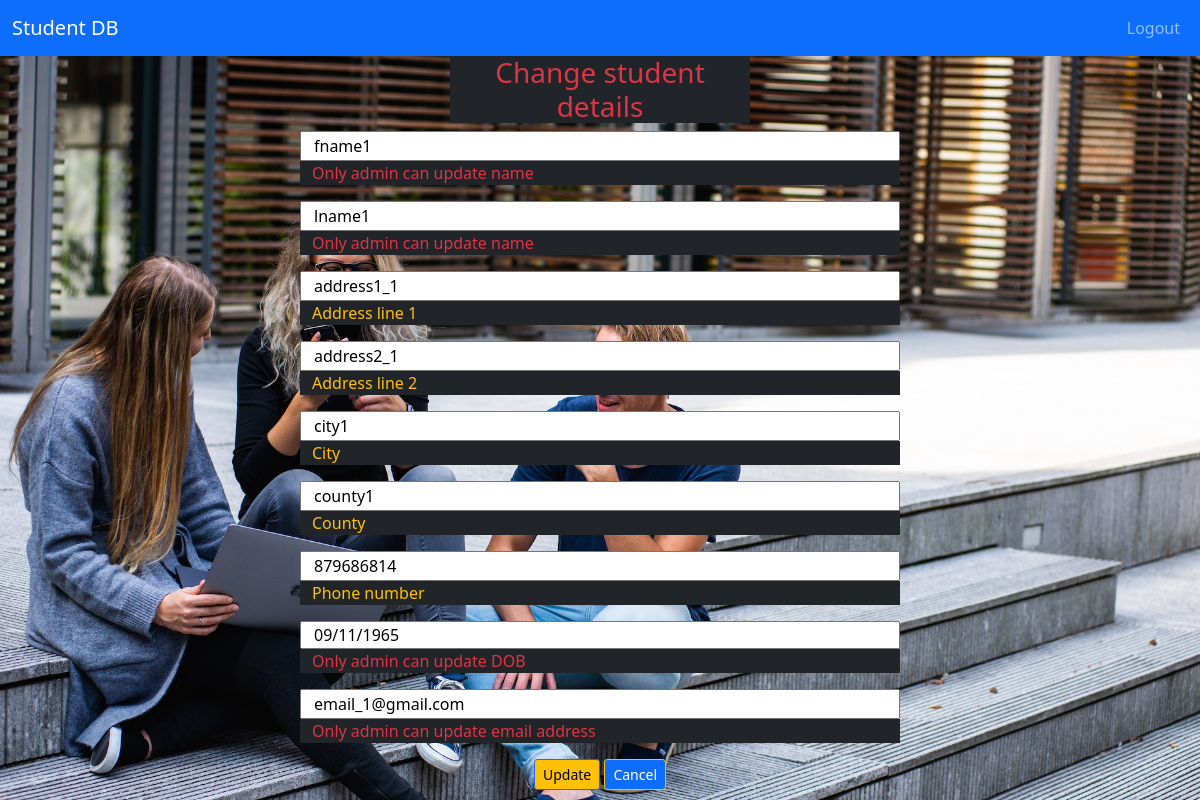
The page /update_student_profile/1 (signed in) on the database as committed earlier.
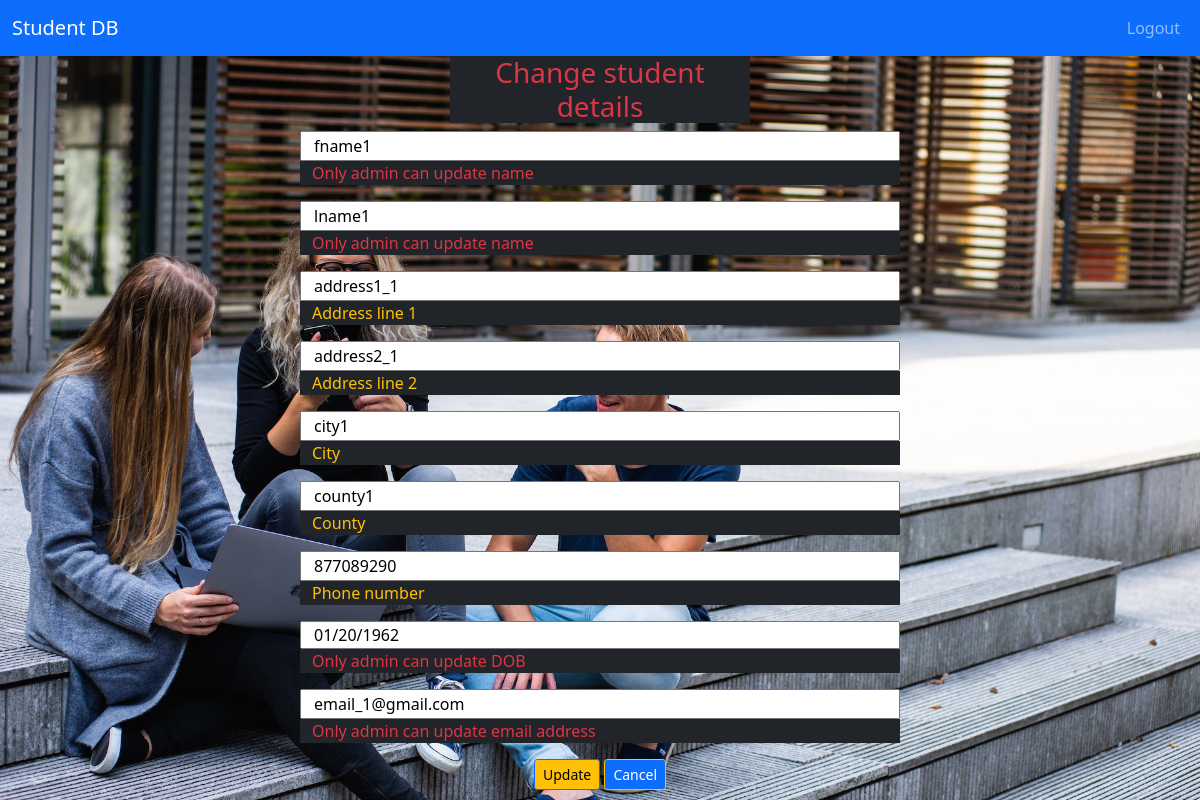
The same page on the database as committed later.
### application/models.py (models this page shows)
class Students(db.Model):
    id = db.Column(db.Integer, primary_key=True)
    enrolments = db.relationship('Enrolments', cascade="all,delete", backref='students') # FK one to many Enrolments
    student_fname = db.Column(db.String(30), nullable=False)
    student_lname = db.Column(db.String(30), nullable=False)
    student_address1 = db.Column(db.String(50), nullable=False)
    student_address2 = db.Column(db.String(50), nullable=False)
    student_city = db.Column(db.String(30), nullable=False)
    student_county = db.Column(db.String(30), nullable=False)
    student_phone = db.Column(db.String(20), nullable=False)
    student_DOB = db.Column(db.Date, nullable=False)
    student_email = db.Column(db.String(50), nullable=False)
    student_password_ff = db.Column(db.String(150), nullable=False)
    authority_lvl = db.Column(db.Integer, nullable=False)

### application/routes.py (the view, shortened to what this page needs)
@app.route("/update_student_profile/<int:student_id>", methods=["GET", "POST"])
def update_student_profile(student_id):
    if session['user_email']:
        form = StudentForm()
        student = Students.query.filter_by(id=student_id).first()
        print(student)
    return render_template("update_student_profile.html", form=form, student=student)

### templates/update_student_profile.html (shortened to what the changed rows need)
{% extends "base.html" %}
{% block content %}
    <div class="row m-auto w-50">
        <div class="">
            <div class="">
                <div class="row">
                    <form class="" method="POST" action="{{ url_for('update_student_profile', student_id=student.id) }}">
                        <div class="row">
                            {% if session['user_email'] == "admin@admin.com" %}
                            {{ form.student_fname(class="form-input small-input", value=student.student_fname) }}
                            <span class="text-warning bg-dark">Forename</span>
                            {% else %}
                            {{ form.student_fname(readonly=true, class="form-input small-input", value=student.student_fname) }}
                            <span class="text-danger bg-dark">Only admin can update name</span>
                            {% endif %}
                        </div>
                        <div class="row">
                            {% if session['user_email'] == "admin@admin.com" %}
                            {{ form.student_lname(class="form-input small-input", value=student.student_lname) }}
                            <span class="text-warning bg-dark">Surname</span>
                            {% else %}
                            {{ form.student_lname(readonly=true, class="form-input small-input", value=student.student_lname) }}
                            <span class="text-danger bg-dark">Only admin can update name</span>
                            {% endif %}
                        </div>
                        <div class="row">
                            {{ form.student_address1(class="form-input small-input", value=student.student_address1) }}
                            <span class="text-warning bg-dark">Address line 1</span>
                        </div>
                        <div class="row">
                        {{ form.student_address2(class="form-input small-input", value=student.student_address2) }}
                        <span class="text-warning bg-dark">Address line 2</span>
                        </div>
                        <div class="row">
                            {{ form.student_city(class="form-input small-input", value=student.student_city) }}
                            <span class="text-warning bg-dark">City</span>
                        </div>
                        <div class="row">
                            {{ form.student_county(class="form-input small-input", value=student.student_county) }}
                            <span class="text-warning bg-dark">County</span>
                        </div>
                        <div class="row">
                            {{ form.student_phone(class="form-input small-input", value=student.student_phone) }}
                            <span class="text-warning bg-dark">Phone number</span>
                        </div>
                        <div class="row">
                            {% if session['user_email'] == "admin@admin.com" %}
                            {{ form.student_DOB(class="form-input small-input", value=student.student_DOB) }}
                            <span class="text-warning bg-dark">Date of birth</span>
                            {% else %}
                            {{ form.student_DOB(readonly=true, class="form-input small-input", value=student.student_DOB) }}
                            <span class="text-danger bg-dark">Only admin can update DOB</span>
                            {% endif %}
                        </div>
                        <div class="row">
                            {% if session['user_email'] == "admin@admin.com" %}
                            {{ form.student_email(class="form-input small-input", value=student.student_email) }}
                            <span class="text-warning bg-dark">Email address</span>
                            {% else %}
                            {{ form.student_email(readonly=true, class="form-input small-input", value=student.student_email) }}
                            <span class="text-danger bg-dark">Only admin can update email address</span>
                            {% endif %}
                        </div>
                    </form>
                </div>
            </div>
        </div>
    </div>
{% endblock %}

Rows that differ between the two databases and show on the page:
changed Students "fname1": student_phone "879686814" → "877089290"; student_DOB "09/11/1965" → "01/20/1962"
